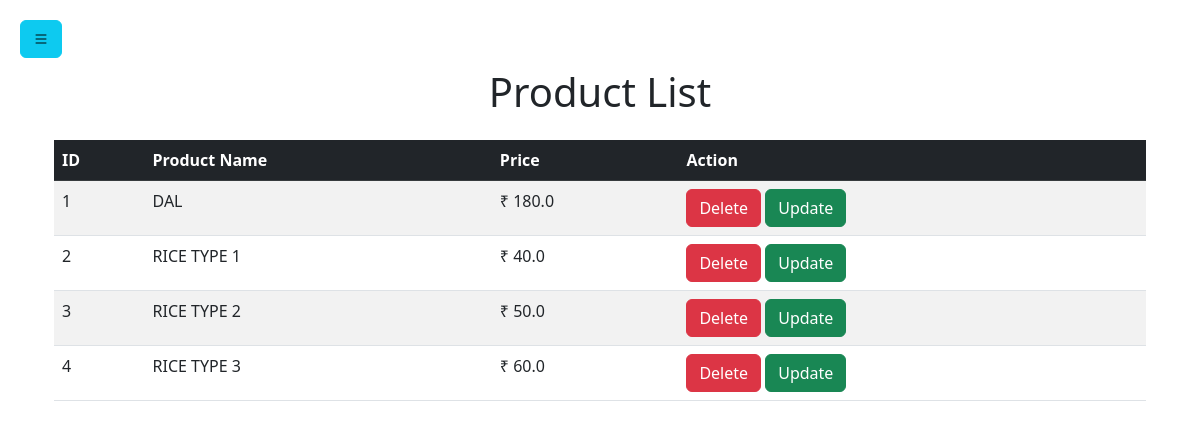
Page /product_list/ on the committed database.
### Bill/models.py (models this page shows)
class Products(models.Model):
    Product_name = models.CharField(max_length=200, null=False, blank=False, unique=True)
    Product_price  = models.FloatField(null=False, blank=False)

### Bill/views.py (the view)
# urls.py: path('product_list/',product_list,name='product_list'),
def product_list(request):
    qureyset = Products.objects.all()
    context = {'Product' : qureyset}
    return render(request, 'Product/product_list.html',context)

### Bill/templates/Product/product_list.html
{% extends 'base.html' %}
{% block content %}
<div class="container mt-5">
    <h1 class="text-center mb-4">Product List</h1>
    <table class="table table-striped table-hover">
        <thead class="table-dark">
            <tr>
                <th>ID</th>
                <th>Product Name</th>
                <th>Price</th>
                <th> Action </th>
            </tr>
        </thead>
        <tbody>
            {% for Products in Product %}
            <tr>
                <td>{{forloop.counter}}</td>
                <td>{{Products.Product_name}}</td>
                <td>₹ {{Products.Product_price}}</td>
                <td><a href="/delete_product/{{Products.id}}" class="btn btn-danger">Delete</a>
                    <a href="/update_product/{{Products.id}}" class="btn btn-success"> Update</button>
                </td>
            </tr>
            {% endfor %}
        </tbody>
    </table>
</div>
{% endblock %}

### rows in the picture
Products: Product_name "DAL", Product_price "180.0"
Products: Product_name "RICE TYPE 1", Product_price "40.0"
Products: Product_name "RICE TYPE 2", Product_price "50.0"
Products: Product_name "RICE TYPE 3", Product_price "60.0"
